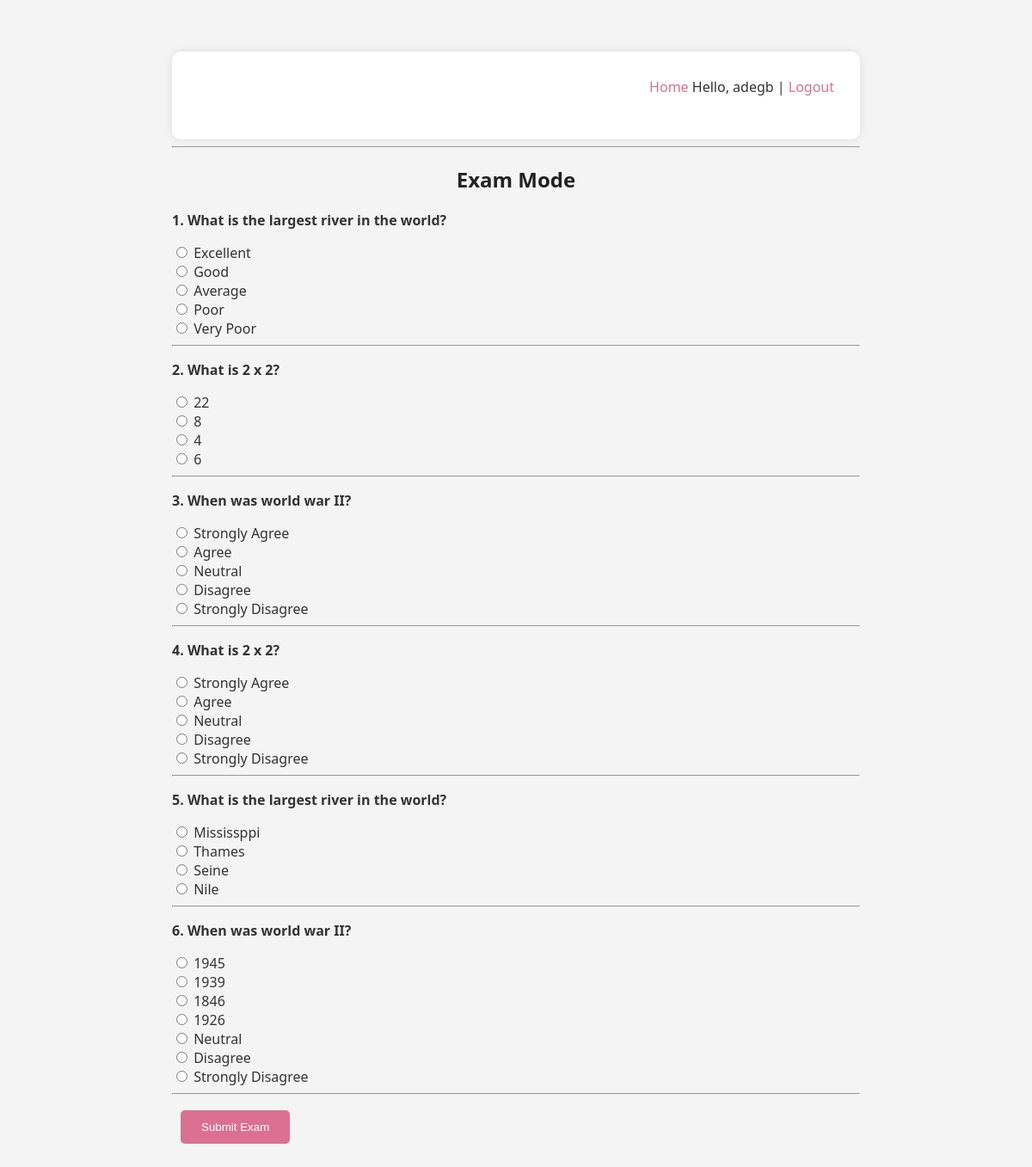
The app's page /exam/ (signed in) with its own data.
### polls/models.py (models this page shows, shortened)
class Question(models.Model):
    question_text = models.CharField(max_length=200)
    pub_date = models.DateTimeField('date published')
    MODE_CHOICES = [
        ('EXAM', 'Exam'),
        ('SURVEY', 'Survey'),
    ]
    mode = models.CharField(max_length=10, choices=MODE_CHOICES, default='SURVEY')

class Choice(models.Model):
    question = models.ForeignKey(Question, on_delete=models.CASCADE)
    choice_text = models.CharField(max_length=200)
    votes = models.IntegerField(default=0)
    is_correct = models.BooleanField(default=False)

### polls/views.py (the view)
# urls.py: path('exam/', views.exam_view, name='exam'),
@login_required
def exam_view(request):
    questions = list(Question.objects.filter(mode='EXAM'))
    random.shuffle(questions)
    return render(request, 'polls/exam.html', {'questions': questions})

### polls/templates/polls/exam.html (shortened to what this page needs)
{% extends "base.html" %}
{% block content %}
  <h2>Exam Mode</h2>
  <form method="post" action="{% url 'polls:exam_submit' %}">
    {% for question in questions %}
      <div>
        <p><strong>{{ forloop.counter }}. {{ question.question_text }}</strong></p>
        {% for choice in question.choice_set.all %}
          <label>
            <input type="radio" name="question_{{ question.id }}" value="{{ choice.id }}" required>
            {{ choice.choice_text }}
          </label><br>
        {% endfor %}
      </div>
      <hr>
    {% endfor %}
    <button type="submit">Submit Exam</button>
  </form>
{% endblock %}

### polls/templates/base.html (shortened to what this page needs)
<!DOCTYPE html>
<html>
<head>
  {% load static %}
  <link rel="stylesheet" href="{% static 'polls/style.css' %}">
    </head>
    <body>
    <div class="container">
  <nav>
    <a href="{% url 'polls:choose_mode' %}">Home</a>
    {% if user.is_authenticated %}
      Hello, {{ user.username }} |
      <a href="{% url 'logout' %}">Logout</a>
    {% else %}
      <a href="{% url 'login' %}">Login</a>
      <a href="{% url 'signup' %}">Sign Up</a>
    {% endif %}
  </nav>
</div>
  <hr>
  {% block content %}
  {% endblock %}
</body>
</html>

### polls/static/polls/style.css (style rules this page uses)
body { font-family: sans-serif; background-color: #f5f5f5; padding: 30px; }
a { text-decoration: none; color: #333; }

### polls/templates/base.html (style rules this page uses)
body { font-family: 'Segoe UI', Tahoma, Geneva, Verdana, sans-serif; background-color: #f4f4f4; max-width: 800px; margin: 40px auto; padding: 20px; color: #333; }
h1, h2 { text-align: center; color: #222; }
button { background-color: palevioletred; color: white; border: none; padding: 12px 24px; margin: 10px; cursor: pointer; border-radius: 5px; }
.container { background: white; padding: 30px; border-radius: 10px; box-shadow: 0px 0px 10px rgba(0,0,0,0.1); }
form { margin-top: 20px; }
nav { margin-bottom: 20px; text-align: right; }
a { color: palevioletred; text-decoration: none; }

### records on screen
Question: question_text "What is the largest river in the world?"
Choice: choice_text "Excellent"
Choice: choice_text "Good"
Choice: choice_text "Average"
Choice: choice_text "Poor"
Choice: choice_text "Very Poor"
Question: question_text "What is 2 x 2?"
Choice: choice_text "22"
Choice: choice_text "8"
Choice: choice_text "4"
Choice: choice_text "6"
Question: question_text "When was world war II?"
Choice: choice_text "Strongly Agree"
Choice: choice_text "Agree"
Choice: choice_text "Neutral"
Choice: choice_text "Disagree"
Choice: choice_text "Strongly Disagree"
Question: question_text "What is 2 x 2?"
Choice: choice_text "Strongly Agree"
Choice: choice_text "Agree"
Choice: choice_text "Neutral"
Choice: choice_text "Disagree"
Choice: choice_text "Strongly Disagree"
Question: question_text "What is the largest river in the world?"
Choice: choice_text "Mississppi"
Choice: choice_text "Thames"
Choice: choice_text "Seine"
Choice: choice_text "Nile"
Question: question_text "When was world war II?"
Choice: choice_text "1945"
Choice: choice_text "1939"
Choice: choice_text "1846"
Choice: choice_text "1926"
Choice: choice_text "Neutral"
Choice: choice_text "Disagree"
Choice: choice_text "Strongly Disagree"

### other values on screen
{{ user.username }} "adegb"
